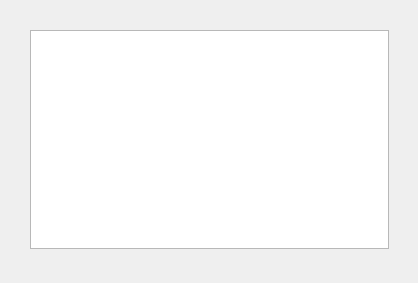
<?xml version="1.0" encoding="UTF-8"?>
<ui version="4.0">
 <class>ExperimentStructureVisualizer</class>
 <widget class="QWidget" name="ExperimentStructureVisualizer">
  <property name="geometry">
   <rect>
    <x>0</x>
    <y>0</y>
    <width>418</width>
    <height>283</height>
   </rect>
  </property>
  <property name="windowTitle">
   <string>Experiment Structure Viewer</string>
  </property>
  <widget class="QWidget" name="verticalLayoutWidget">
   <property name="geometry">
    <rect>
     <x>19</x>
     <y>19</y>
     <width>381</width>
     <height>241</height>
    </rect>
   </property>
   <layout class="QVBoxLayout" name="mainLayout">
    <property name="sizeConstraint">
     <enum>QLayout::SetMinimumSize</enum>
    </property>
    <item>
     <widget class="QGraphicsViewEc" name="graphicsView">
      <property name="renderHints">
       <set>QPainter::Antialiasing|QPainter::SmoothPixmapTransform|QPainter::TextAntialiasing</set>
      </property>
      <property name="dragMode">
       <enum>QGraphicsView::ScrollHandDrag</enum>
      </property>
     </widget>
    </item>
   </layout>
  </widget>
 </widget>
 <layoutdefault spacing="6" margin="11"/>
 <customwidgets>
  <customwidget>
   <class>QGraphicsViewEc</class>
   <extends>QGraphicsView</extends>
   <header>QGraphicsViewEc.h</header>
  </customwidget>
 </customwidgets>
 <resources/>
 <connections/>
</ui>
